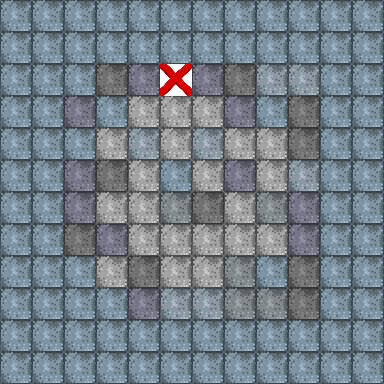

Rendered tile map (Tiled .tmx) drawn with the repository's tilesets; below, a short description and the full map source, tile grids included:
An orthogonal 12x12 tile map with 32x32 px tiles, 4 tile layers (Floor, Wall1, Object1, P2 Only), 3 hidden layers not drawn.

<map version="1.0" orientation="orthogonal" renderorder="left-down" width="12" height="12" tilewidth="32" tileheight="32" nextobjectid="1">
 <properties>
  <property name="PlayerStartingAngle" value="90" />
  <property name="PlayerStartingPosition" value="7,7" />
 </properties>
 <tileset firstgid="1" name="RoomEditorImage" tilewidth="32" tileheight="32">
  <image source="../RoomEditorImage.png" width="320" height="192" />
  <tile id="4">
   <properties>
    <property name="FloorButton" value="0" />
   </properties>
  </tile>
  <tile id="5">
   <properties>
    <property name="FloorButton" value="1" />
   </properties>
  </tile>
  <tile id="6">
   <properties>
    <property name="FloorButton" value="2" />
   </properties>
  </tile>
  <tile id="7">
   <properties>
    <property name="KeySnake" value="4" />
   </properties>
  </tile>
  <tile id="8">
   <properties>
    <property name="DoorColor" value="255,0,0" />
    <property name="DoorLocked" value="false" />
    <property name="DoorWin" value="false" />
   </properties>
  </tile>
  <tile id="11">
   <properties>
    <property name="DoorLocked" value="false" />
   </properties>
  </tile>
  <tile id="41">
   <properties>
    <property name="Collider" value="false" />
   </properties>
  </tile>
  <tile id="42">
   <properties>
    <property name="Collider" value="false" />
   </properties>
  </tile>
 </tileset>
 <layer name="Floor" width="12" height="12">
  <data encoding="csv">
0,0,0,0,0,0,0,0,0,0,0,0,
0,0,0,0,0,0,0,0,0,0,0,0,
0,0,0,0,0,0,0,0,0,0,0,0,
0,0,0,32,30,30,30,33,32,0,0,0,
0,0,0,30,31,30,31,30,30,0,0,0,
0,0,0,35,30,32,30,33,30,0,0,0,
0,0,0,30,30,34,35,30,34,0,0,0,
0,0,0,33,30,30,30,30,30,0,0,0,
0,0,0,30,35,30,30,34,32,0,0,0,
0,0,0,0,0,0,0,0,0,0,0,0,
0,0,0,0,0,0,0,0,0,0,0,0,
0,0,0,0,0,0,0,0,0,0,0,0
</data>
 </layer>
 <layer name="Wall1" width="12" height="12">
  <properties>
   <property name="Offset" value="1" />
  </properties>
  <data encoding="csv">
32,32,32,32,32,32,32,32,32,32,32,32,
32,32,32,32,32,32,32,32,32,32,32,32,
32,32,32,35,33,42,33,35,31,31,32,32,
32,32,33,0,0,0,0,0,0,35,32,32,
32,32,32,0,0,0,0,0,0,35,32,32,
32,32,33,0,0,0,0,0,0,31,32,32,
32,32,33,0,0,0,0,0,0,33,32,32,
32,32,35,0,0,0,0,0,0,33,32,32,
32,32,32,0,0,0,0,0,0,35,32,32,
32,32,32,32,33,31,31,34,34,35,32,32,
32,32,32,32,32,32,32,32,32,32,32,32,
32,32,32,32,32,32,32,32,32,32,32,32
</data>
 </layer>
 <layer name="Object1" width="12" height="12">
  <properties>
   <property name="Offset1" value="1" />
  </properties>
  <data encoding="csv">
0,0,0,0,0,0,0,0,0,0,0,0,
0,0,0,0,0,0,0,0,0,0,0,0,
0,0,0,0,0,12,0,0,0,0,0,0,
0,0,0,0,0,0,0,0,0,0,0,0,
0,0,0,0,0,0,0,0,0,0,0,0,
0,0,0,0,0,0,0,0,0,0,0,0,
0,0,0,0,0,0,0,0,0,0,0,0,
0,0,0,0,0,0,0,0,0,0,0,0,
0,0,0,0,0,0,0,0,0,0,0,0,
0,0,0,0,0,0,0,0,0,0,0,0,
0,0,0,0,0,0,0,0,0,0,0,0,
0,0,0,0,0,0,0,0,0,0,0,0
</data>
 </layer>
 <layer name="P2 Only" width="12" height="12">
  <properties>
   <property name="Offset" value="5" />
   <property name="UnityLayer" value="P2 Only" />
  </properties>
  <data encoding="csv">
0,0,0,0,0,0,0,0,0,0,0,0,
0,0,0,0,0,0,0,0,0,0,0,0,
0,0,0,0,0,44,0,0,0,0,0,0,
0,0,0,0,0,0,0,0,0,0,0,0,
0,0,0,0,0,0,0,0,0,0,0,0,
0,0,0,0,0,0,0,0,0,0,0,0,
0,0,0,0,0,0,0,0,0,0,0,0,
0,0,0,0,0,0,0,0,0,0,0,0,
0,0,0,0,0,0,0,0,0,0,0,0,
0,0,0,0,0,0,0,0,0,0,0,0,
0,0,0,0,0,0,0,0,0,0,0,0,
0,0,0,0,0,0,0,0,0,0,0,0
</data>
 </layer>
 <layer name="Wall2" width="12" height="12" visible="0">
  <properties>
   <property name="Offset" value="2" />
  </properties>
  <data encoding="csv">
0,0,0,0,0,0,0,0,0,0,0,0,
0,0,0,0,0,0,0,0,0,0,0,0,
0,0,31,33,30,35,34,31,35,30,0,0,
0,0,34,0,0,0,0,0,0,31,0,0,
0,0,35,0,0,0,0,0,0,30,0,0,
0,0,33,0,0,0,0,0,0,35,0,0,
0,0,30,0,0,0,0,0,0,34,0,0,
0,0,31,0,0,0,0,0,0,33,0,0,
0,0,33,0,0,0,0,0,0,31,31,0,
0,31,34,35,30,33,31,34,33,35,31,0,
0,0,0,0,0,0,0,0,0,0,0,0,
0,0,0,0,0,0,0,0,0,0,0,0
</data>
 </layer>
 <layer name="Wall3" width="12" height="12" visible="0">
  <properties>
   <property name="Offset" value="3" />
  </properties>
  <data encoding="csv">
0,0,0,0,0,0,0,0,0,0,0,0,
0,0,0,0,0,0,0,0,0,0,0,0,
0,0,34,35,34,32,32,35,34,32,0,0,
0,0,33,0,0,0,0,0,0,33,0,0,
0,0,35,0,0,0,0,0,0,34,0,0,
0,0,32,0,0,0,0,0,0,32,0,0,
0,0,33,0,0,0,0,0,0,33,0,0,
0,0,34,0,0,0,0,0,0,34,0,0,
0,0,35,0,0,0,0,0,0,35,0,0,
0,0,34,35,34,35,32,33,35,33,0,0,
0,0,0,0,0,0,0,0,0,0,0,0,
0,0,0,0,0,0,0,0,0,0,0,0
</data>
 </layer>
 <layer name="Ceilling" width="12" height="12" visible="0">
  <properties>
   <property name="Offset" value="4" />
   <property name="UnityLayer" value="P1 Only" />
  </properties>
  <data encoding="csv">
0,0,0,0,0,0,0,0,0,0,0,0,
0,0,0,0,0,0,0,0,0,0,0,0,
0,0,0,0,0,0,0,0,0,0,0,0,
0,0,0,35,32,34,35,32,33,0,0,0,
0,0,0,35,30,31,35,32,35,0,0,0,
0,0,0,34,34,35,32,34,31,0,0,0,
0,0,0,33,35,35,34,35,33,0,0,0,
0,0,0,34,33,32,35,34,30,0,0,0,
0,0,0,31,35,35,33,35,33,0,0,0,
0,0,0,0,0,0,0,0,0,0,0,0,
0,0,0,0,0,0,0,0,0,0,0,0,
0,0,0,0,0,0,0,0,0,0,0,0
</data>
 </layer>
</map>
